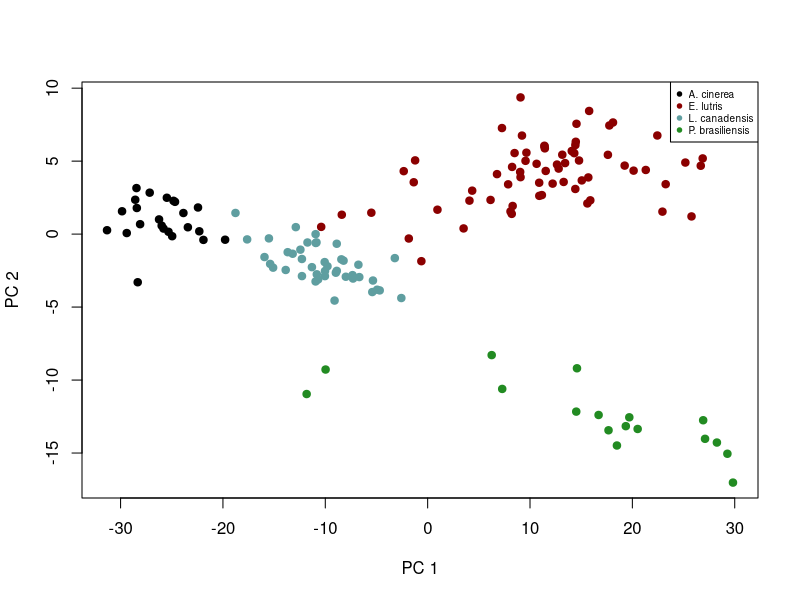
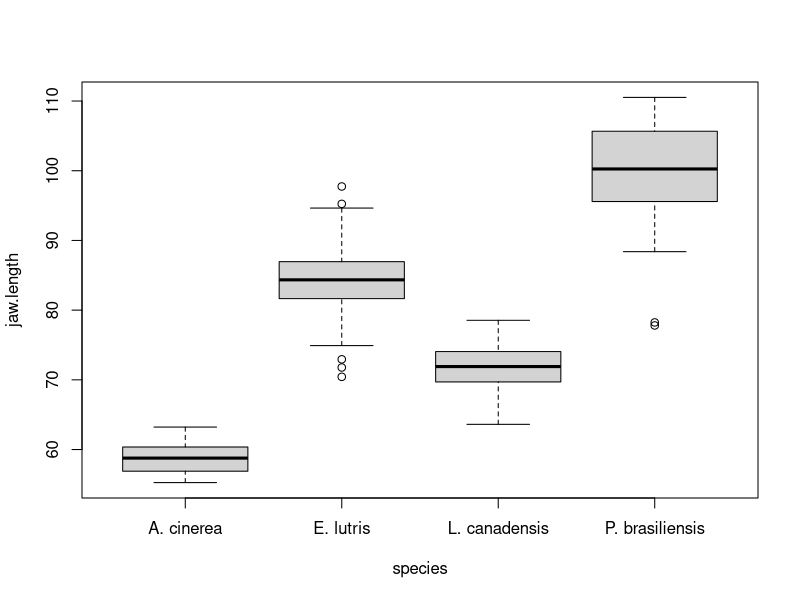
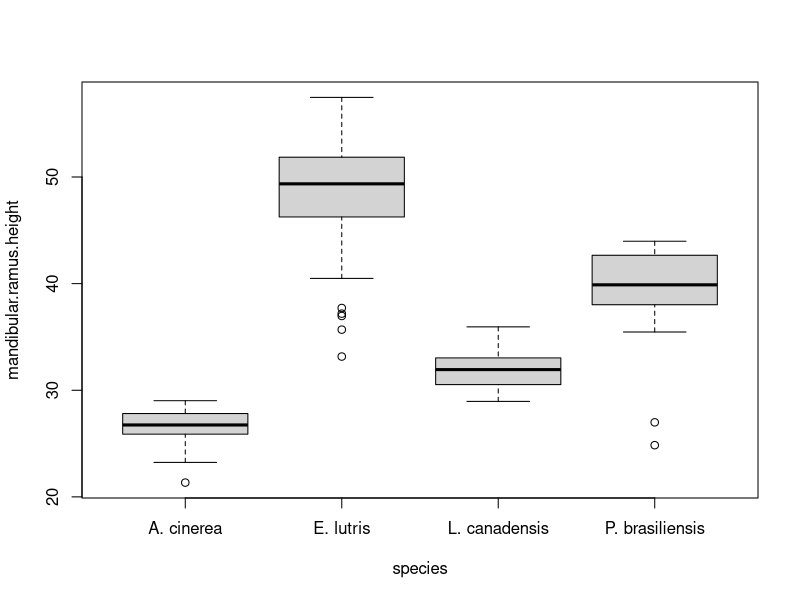
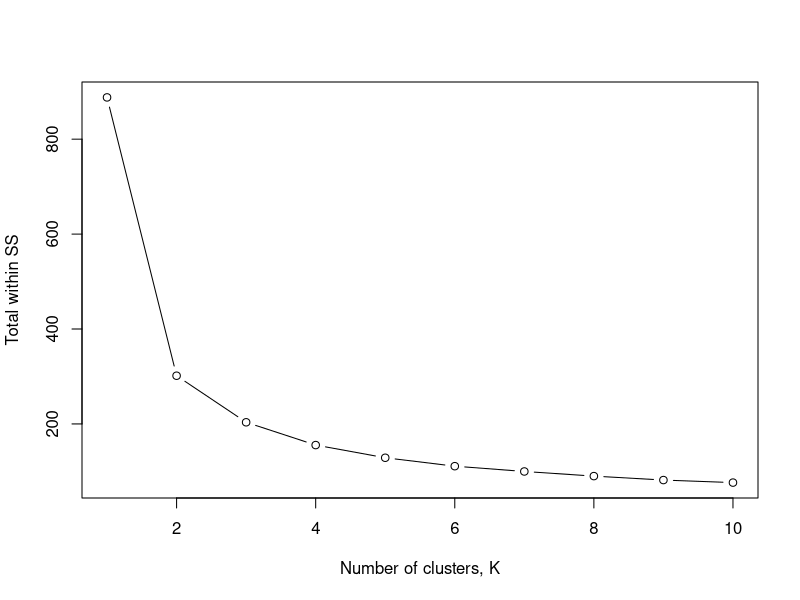

Here is the R script that generated these plots, in order:
## ---- chunk 1
otter <- read.csv(file = "data/otter-mandible-data.csv", header = TRUE)
otter <- na.omit(otter)
## ---- chunk 2
pca.fit <- princomp(x = otter[, -1])
species <- unique(otter$species)
legend.cols <- c("black", "darkred", "cadetblue", "forestgreen")
pt.cols <- rep(x = legend.cols[1], length = nrow(otter))
pt.cols[otter$species == species[2]] <- legend.cols[2]
pt.cols[otter$species == species[3]] <- legend.cols[3]
pt.cols[otter$species == species[4]] <- legend.cols[4]
plot(x = pca.fit$scores[, 1],
     y = pca.fit$scores[, 2],
     xlab = "PC 1",
     ylab = "PC 2",
     pch = 19,
     col = pt.cols)
legend("topright", legend = species, pch = 19, col = legend.cols, cex = 0.6)

boxplot(formula = jaw.length ~ species, data = otter)
boxplot(formula = mandibular.ramus.height ~ species, data = otter)
## ---- chunk 3
# Scale data & drop species column
otter.scaled <- scale(x = otter[, -1])
wss <- numeric(10)
for (i in 1:10) {
  kmeans.fit <- kmeans(x = otter.scaled, centers = i, nstart = 10)
  wss[i] <- kmeans.fit$tot.withinss
}
plot(x = c(1:length(wss)), y = wss, xlab = "Number of clusters, K", ylab = "Total within SS", type = "b")

# Percentage of variance explained is the ratio of the between-group variance to the total 
# variance, also known as an F-test. A slight variation of this method plots the curvature 
# of the within group variance. https://en.wikipedia.org/wiki/Determining_the_number_of_clusters_in_a_data_set
# 

## ---- chunk 4

## ---- chunk 5
# Advanced
## ---- chunk 6
# Run kmeans again for K = 4, to get clustering info
otter.k.4 <- kmeans(x = otter.scaled, centers = 4, nstart = 10)
otter.clusters <- data.frame(otter, cluster = otter.k.4$cluster)
assignments <- table(otter.clusters$species, otter.clusters$cluster)
assignments
